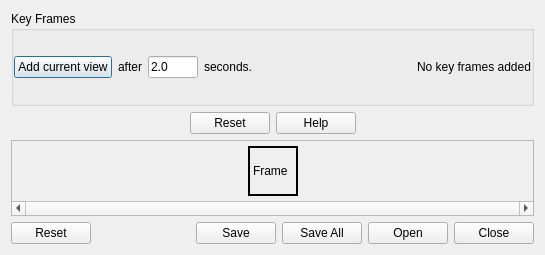
<?xml version="1.0" encoding="UTF-8"?>
<ui version="4.0">
 <class>movie_dialog</class>
 <widget class="QDialog" name="movie_dialog">
  <property name="geometry">
   <rect>
    <x>0</x>
    <y>0</y>
    <width>545</width>
    <height>255</height>
   </rect>
  </property>
  <property name="windowTitle">
   <string>V3DCinema Movie Maker</string>
  </property>
  <layout class="QVBoxLayout" name="verticalLayout_2">
   <item>
    <layout class="QHBoxLayout" name="horizontalLayout">
     <item>
      <widget class="QGroupBox" name="groupBox">
       <property name="title">
        <string>Key Frames</string>
       </property>
       <layout class="QVBoxLayout" name="verticalLayout">
        <property name="margin">
         <number>0</number>
        </property>
        <item>
         <layout class="QHBoxLayout" name="horizontalLayout_2">
          <item>
           <widget class="QPushButton" name="addCurrentViewButton">
            <property name="text">
             <string>Add current view</string>
            </property>
            <property name="default">
             <bool>true</bool>
            </property>
           </widget>
          </item>
          <item>
           <widget class="QLabel" name="label">
            <property name="text">
             <string>after</string>
            </property>
            <property name="buddy">
             <cstring>frameIntervalLineEdit</cstring>
            </property>
           </widget>
          </item>
          <item>
           <widget class="QLineEdit" name="frameIntervalLineEdit">
            <property name="maximumSize">
             <size>
              <width>50</width>
              <height>16777215</height>
             </size>
            </property>
            <property name="text">
             <string notr="true">2.0</string>
            </property>
            <property name="maxLength">
             <number>6</number>
            </property>
            <property name="placeholderText">
             <string/>
            </property>
           </widget>
          </item>
          <item>
           <widget class="QLabel" name="label_3">
            <property name="text">
             <string>seconds.  </string>
            </property>
            <property name="buddy">
             <cstring>frameIntervalLineEdit</cstring>
            </property>
           </widget>
          </item>
          <item>
           <spacer name="horizontalSpacer_3">
            <property name="orientation">
             <enum>Qt::Horizontal</enum>
            </property>
            <property name="sizeHint" stdset="0">
             <size>
              <width>40</width>
              <height>20</height>
             </size>
            </property>
           </spacer>
          </item>
          <item>
           <widget class="QLabel" name="keyFrameLabel">
            <property name="text">
             <string>No key frames added</string>
            </property>
           </widget>
          </item>
         </layout>
        </item>
       </layout>
      </widget>
     </item>
    </layout>
   </item>
   <item>
    <widget class="QDialogButtonBox" name="playButtonBox">
     <property name="standardButtons">
      <set>QDialogButtonBox::Help|QDialogButtonBox::Reset</set>
     </property>
     <property name="centerButtons">
      <bool>true</bool>
     </property>
    </widget>
   </item>
   <item>
    <widget class="QScrollArea" name="scrollArea">
     <property name="sizePolicy">
      <sizepolicy hsizetype="Expanding" vsizetype="Fixed">
       <horstretch>0</horstretch>
       <verstretch>0</verstretch>
      </sizepolicy>
     </property>
     <property name="verticalScrollBarPolicy">
      <enum>Qt::ScrollBarAlwaysOff</enum>
     </property>
     <property name="horizontalScrollBarPolicy">
      <enum>Qt::ScrollBarAlwaysOn</enum>
     </property>
     <property name="widgetResizable">
      <bool>true</bool>
     </property>
     <widget class="QWidget" name="scrollAreaWidgetContents">
      <property name="geometry">
       <rect>
        <x>0</x>
        <y>0</y>
        <width>519</width>
        <height>61</height>
       </rect>
      </property>
      <layout class="QHBoxLayout" name="horizontalLayout_3">
       <property name="leftMargin">
        <number>0</number>
       </property>
       <property name="topMargin">
        <number>5</number>
       </property>
       <property name="rightMargin">
        <number>0</number>
       </property>
       <property name="bottomMargin">
        <number>5</number>
       </property>
       <item>
        <spacer name="horizontalSpacer">
         <property name="orientation">
          <enum>Qt::Horizontal</enum>
         </property>
         <property name="sizeHint" stdset="0">
          <size>
           <width>40</width>
           <height>20</height>
          </size>
         </property>
        </spacer>
       </item>
       <item>
        <widget class="QLabel" name="frameCartoonLabel">
         <property name="minimumSize">
          <size>
           <width>50</width>
           <height>50</height>
          </size>
         </property>
         <property name="maximumSize">
          <size>
           <width>50</width>
           <height>50</height>
          </size>
         </property>
         <property name="frameShape">
          <enum>QFrame::Box</enum>
         </property>
         <property name="frameShadow">
          <enum>QFrame::Plain</enum>
         </property>
         <property name="lineWidth">
          <number>2</number>
         </property>
         <property name="text">
          <string>Frame</string>
         </property>
        </widget>
       </item>
       <item>
        <spacer name="horizontalSpacer_2">
         <property name="orientation">
          <enum>Qt::Horizontal</enum>
         </property>
         <property name="sizeHint" stdset="0">
          <size>
           <width>40</width>
           <height>20</height>
          </size>
         </property>
        </spacer>
       </item>
      </layout>
     </widget>
    </widget>
   </item>
   <item>
    <widget class="QDialogButtonBox" name="buttonBox">
     <property name="orientation">
      <enum>Qt::Horizontal</enum>
     </property>
     <property name="standardButtons">
      <set>QDialogButtonBox::Close|QDialogButtonBox::Open|QDialogButtonBox::Reset|QDialogButtonBox::Save|QDialogButtonBox::SaveAll</set>
     </property>
    </widget>
   </item>
  </layout>
 </widget>
 <resources/>
 <connections>
  <connection>
   <sender>buttonBox</sender>
   <signal>accepted()</signal>
   <receiver>movie_dialog</receiver>
   <slot>accept()</slot>
   <hints>
    <hint type="sourcelabel">
     <x>248</x>
     <y>254</y>
    </hint>
    <hint type="destinationlabel">
     <x>157</x>
     <y>274</y>
    </hint>
   </hints>
  </connection>
  <connection>
   <sender>buttonBox</sender>
   <signal>rejected()</signal>
   <receiver>movie_dialog</receiver>
   <slot>reject()</slot>
   <hints>
    <hint type="sourcelabel">
     <x>316</x>
     <y>260</y>
    </hint>
    <hint type="destinationlabel">
     <x>286</x>
     <y>274</y>
    </hint>
   </hints>
  </connection>
 </connections>
</ui>
